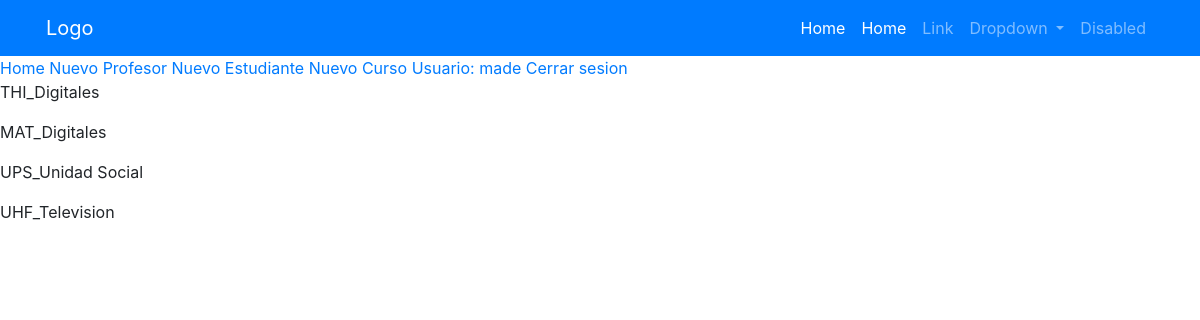
The app's page /home/ (signed in) with its own data.
### core/models.py (models this page shows)
class Person(AbstractUser):
    adress = models.CharField(max_length=100)
    cellphone = models.IntegerField()
    phone = models.IntegerField()
    dni = models.CharField(max_length=100)
    student = 'student'
    teacher = 'teacher'
    type_user_options = (
        (student, 'student'),
        (teacher, 'teacher'),
    )
    type_user = models.CharField(max_length=30, choices=type_user_options)

class Course(models.Model):
    code = models.CharField(primary_key=True, max_length=100)
    name = models.CharField(max_length=500)
    seccion = models.CharField(max_length=30)
    period = models.CharField(max_length=100)
    teacher_exp = models.ForeignKey(Person, on_delete=models.PROTECT)
    teacher_name = models.CharField(max_length=30)
    teacher_last_name = models.CharField(max_length=30)
    seats = models.IntegerField()
    def __str__(self):
        texto = self.code + '_' + self.name
        return texto

### core/views.py (the view)
# urls.py: path('home/', views.Home.as_view(), name='home'),
class Home(ListView):
    model = Course
    template_name = 'student/Home.html'

### core/Backend.py (called while the page is built)
    def get_user(self, user_id):
        try:
            return Person.objects.get(id=user_id)
        except:
            return None

### templates/student/Home.html
{% extends "Base.html" %}
{% block content %}
{% for item in object_list %}
    <p>{{ item }}</p>
{% endfor %}
{% endblock %}

### templates/Menu.html (shortened to what this page needs)
{% if user.is_authenticated %}
<a href="{% url 'core:home' %}">Home</a>
{% endif %}
{% if user.type_user == 'teacher' %}
    <a href="{% url 'core:new_teacher' %}">Nuevo Profesor</a>
    <a href="{% url 'core:new_student' %}">Nuevo Estudiante</a>
    <a href="{% url 'core:new_course' %}">Nuevo Curso</a>
{% endif %}
{% if user.is_authenticated %}
    <a href="#">Usuario: {{ user.first_name }}</a>
    <a href="{% url 'core:logout' %}">Cerrar sesion</a>
{% endif %}

### records on screen
Person: first_name "made"
Course: code+name "THI_Digitales"
Course: code+name "MAT_Digitales"
Course: code+name "UPS_Unidad Social"
Course: code+name "UHF_Television"
